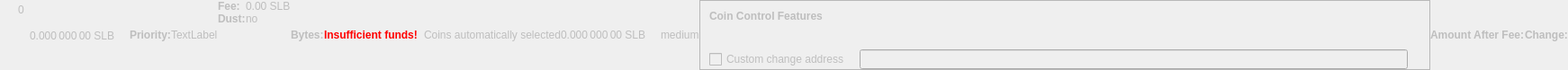
    <widget class="QWidget" name="dummyHideWidget" native="true">
     <property name="enabled">
      <bool>false</bool>
     </property>
     <property name="maximumSize">
      <size>
       <width>100</width>
       <height>22</height>
      </size>
     </property>
     <layout class="QHBoxLayout" name="dummyHideLayout">
      <property name="spacing">
       <number>0</number>
      </property>
      <property name="margin">
       <number>0</number>
      </property>
      <item>
       <layout class="QFormLayout" name="formLayoutCoinControl1">
        <property name="horizontalSpacing">
         <number>10</number>
        </property>
        <property name="verticalSpacing">
         <number>14</number>
        </property>
        <property name="leftMargin">
         <number>10</number>
        </property>
        <property name="topMargin">
         <number>4</number>
        </property>
        <property name="rightMargin">
         <number>6</number>
        </property>
        <item row="0" column="1">
         <widget class="QLabel" name="labelCoinControlBytes">
          <property name="cursor">
           <cursorShape>IBeamCursor</cursorShape>
          </property>
          <property name="contextMenuPolicy">
           <enum>Qt::ActionsContextMenu</enum>
          </property>
          <property name="text">
           <string notr="true">0</string>
          </property>
          <property name="textInteractionFlags">
           <set>Qt::LinksAccessibleByMouse|Qt::TextSelectableByKeyboard|Qt::TextSelectableByMouse</set>
          </property>
         </widget>
        </item>
       </layout>
      </item>
      <item>
       <widget class="QLabel" name="labelCoinControlAfterFee">
        <property name="enabled">
         <bool>false</bool>
        </property>
        <property name="sizePolicy">
         <sizepolicy hsizetype="Fixed" vsizetype="Fixed">
          <horstretch>0</horstretch>
          <verstretch>0</verstretch>
         </sizepolicy>
        </property>
        <property name="minimumSize">
         <size>
          <width>111</width>
          <height>12</height>
         </size>
        </property>
        <property name="maximumSize">
         <size>
          <width>111</width>
          <height>12</height>
         </size>
        </property>
        <property name="cursor">
         <cursorShape>IBeamCursor</cursorShape>
        </property>
        <property name="contextMenuPolicy">
         <enum>Qt::ActionsContextMenu</enum>
        </property>
        <property name="text">
         <string notr="true">0.000 000 00 SLB</string>
        </property>
        <property name="textInteractionFlags">
         <set>Qt::LinksAccessibleByMouse|Qt::TextSelectableByKeyboard|Qt::TextSelectableByMouse</set>
        </property>
       </widget>
      </item>
      <item>
       <widget class="QLabel" name="labelCoinControlPriorityText">
        <property name="enabled">
         <bool>false</bool>
        </property>
        <property name="font">
         <font>
          <weight>75</weight>
          <bold>true</bold>
         </font>
        </property>
        <property name="text">
         <string>Priority:</string>
        </property>
       </widget>
      </item>
      <item>
       <layout class="QHBoxLayout" name="horizontalLayout">
        <item>
         <widget class="QLabel" name="WarningLabel">
          <property name="text">
           <string>TextLabel</string>
          </property>
         </widget>
        </item>
       </layout>
      </item>
      <item>
       <layout class="QFormLayout" name="formLayoutCoinControl3">
        <property name="horizontalSpacing">
         <number>0</number>
        </property>
        <property name="verticalSpacing">
         <number>0</number>
        </property>
        <property name="leftMargin">
         <number>0</number>
        </property>
        <property name="topMargin">
         <number>0</number>
        </property>
        <property name="rightMargin">
         <number>0</number>
        </property>
        <item row="0" column="0">
         <widget class="QLabel" name="labelCoinControlFeeText">
          <property name="enabled">
           <bool>false</bool>
          </property>
          <property name="font">
           <font>
            <weight>75</weight>
            <bold>true</bold>
           </font>
          </property>
          <property name="text">
           <string>Fee:</string>
          </property>
          <property name="margin">
           <number>0</number>
          </property>
         </widget>
        </item>
        <item row="0" column="1">
         <widget class="QLabel" name="labelCoinControlFee">
          <property name="enabled">
           <bool>false</bool>
          </property>
          <property name="cursor">
           <cursorShape>IBeamCursor</cursorShape>
          </property>
          <property name="contextMenuPolicy">
           <enum>Qt::ActionsContextMenu</enum>
          </property>
          <property name="text">
           <string notr="true">0.00 SLB</string>
          </property>
          <property name="textInteractionFlags">
           <set>Qt::LinksAccessibleByMouse|Qt::TextSelectableByKeyboard|Qt::TextSelectableByMouse</set>
          </property>
         </widget>
        </item>
        <item row="1" column="0">
         <widget class="QLabel" name="labelCoinControlLowOutputText">
          <property name="enabled">
           <bool>false</bool>
          </property>
          <property name="font">
           <font>
            <weight>75</weight>
            <bold>true</bold>
           </font>
          </property>
          <property name="text">
           <string>Dust:</string>
          </property>
         </widget>
        </item>
        <item row="1" column="1">
         <widget class="QLabel" name="labelCoinControlLowOutput">
          <property name="enabled">
           <bool>false</bool>
          </property>
          <property name="cursor">
           <cursorShape>IBeamCursor</cursorShape>
          </property>
          <property name="contextMenuPolicy">
           <enum>Qt::ActionsContextMenu</enum>
          </property>
          <property name="text">
           <string>no</string>
          </property>
          <property name="textInteractionFlags">
           <set>Qt::LinksAccessibleByMouse|Qt::TextSelectableByKeyboard|Qt::TextSelectableByMouse</set>
          </property>
         </widget>
        </item>
       </layout>
      </item>
      <item>
       <widget class="QLabel" name="labelCoinControlBytesText">
        <property name="enabled">
         <bool>false</bool>
        </property>
        <property name="font">
         <font>
          <weight>75</weight>
          <bold>true</bold>
         </font>
        </property>
        <property name="text">
         <string>Bytes:</string>
        </property>
       </widget>
      </item>
      <item>
       <layout class="QFormLayout" name="formLayoutCoinControl2">
        <property name="horizontalSpacing">
         <number>0</number>
        </property>
        <property name="verticalSpacing">
         <number>0</number>
        </property>
        <property name="leftMargin">
         <number>0</number>
        </property>
        <property name="topMargin">
         <number>0</number>
        </property>
        <property name="rightMargin">
         <number>0</number>
        </property>
       </layout>
      </item>
      <item>
       <layout class="QHBoxLayout" name="horizontalLayoutCoinControl2">
        <property name="spacing">
         <number>0</number>
        </property>
        <property name="bottomMargin">
         <number>0</number>
        </property>
       </layout>
      </item>
      <item>
       <widget class="QLabel" name="labelCoinControlInsuffFunds">
        <property name="enabled">
         <bool>false</bool>
        </property>
        <property name="minimumSize">
         <size>
          <width>0</width>
          <height>0</height>
         </size>
        </property>
        <property name="font">
         <font>
          <weight>75</weight>
          <bold>true</bold>
         </font>
        </property>
        <property name="styleSheet">
         <string notr="true">color:red;font-weight:bold;</string>
        </property>
        <property name="text">
         <string>Insufficient funds!</string>
        </property>
        <property name="margin">
         <number>5</number>
        </property>
       </widget>
      </item>
      <item>
       <layout class="QFormLayout" name="formLayoutCoinControl4">
        <property name="horizontalSpacing">
         <number>0</number>
        </property>
        <property name="verticalSpacing">
         <number>0</number>
        </property>
        <property name="leftMargin">
         <number>0</number>
        </property>
        <property name="topMargin">
         <number>0</number>
        </property>
        <property name="rightMargin">
         <number>0</number>
        </property>
       </layout>
      </item>
      <item>
       <widget class="QLabel" name="labelCoinControlChangeLabel">
        <property name="enabled">
         <bool>false</bool>
        </property>
        <property name="sizePolicy">
         <sizepolicy hsizetype="Preferred" vsizetype="Expanding">
          <horstretch>0</horstretch>
          <verstretch>0</verstretch>
         </sizepolicy>
        </property>
        <property name="minimumSize">
         <size>
          <width>0</width>
          <height>0</height>
         </size>
        </property>
        <property name="text">
         <string/>
        </property>
        <property name="margin">
         <number>3</number>
        </property>
       </widget>
      </item>
      <item>
       <widget class="QLabel" name="labelCoinControlAutomaticallySelected">
        <property name="enabled">
         <bool>false</bool>
        </property>
        <property name="sizePolicy">
         <sizepolicy hsizetype="Fixed" vsizetype="Fixed">
          <horstretch>0</horstretch>
          <verstretch>0</verstretch>
         </sizepolicy>
        </property>
        <property name="minimumSize">
         <size>
          <width>0</width>
          <height>0</height>
         </size>
        </property>
        <property name="maximumSize">
         <size>
          <width>240</width>
          <height>16777215</height>
         </size>
        </property>
        <property name="text">
         <string>Coins automatically selected</string>
        </property>
        <property name="margin">
         <number>5</number>
        </property>
       </widget>
      </item>
      <item>
       <widget class="QLabel" name="labelCoinControlChange">
        <property name="enabled">
         <bool>false</bool>
        </property>
        <property name="sizePolicy">
         <sizepolicy hsizetype="Fixed" vsizetype="Fixed">
          <horstretch>0</horstretch>
          <verstretch>0</verstretch>
         </sizepolicy>
        </property>
        <property name="minimumSize">
         <size>
          <width>111</width>
          <height>0</height>
         </size>
        </property>
        <property name="maximumSize">
         <size>
          <width>111</width>
          <height>16777215</height>
         </size>
        </property>
        <property name="cursor">
         <cursorShape>IBeamCursor</cursorShape>
        </property>
        <property name="contextMenuPolicy">
         <enum>Qt::ActionsContextMenu</enum>
        </property>
        <property name="text">
         <string notr="true">0.000 000 00 SLB</string>
        </property>
        <property name="textInteractionFlags">
         <set>Qt::LinksAccessibleByMouse|Qt::TextSelectableByKeyboard|Qt::TextSelectableByMouse</set>
        </property>
       </widget>
      </item>
      <item>
       <widget class="QLabel" name="labelCoinControlPriority">
        <property name="enabled">
         <bool>false</bool>
        </property>
        <property name="cursor">
         <cursorShape>IBeamCursor</cursorShape>
        </property>
        <property name="contextMenuPolicy">
         <enum>Qt::ActionsContextMenu</enum>
        </property>
        <property name="text">
         <string>medium</string>
        </property>
        <property name="textInteractionFlags">
         <set>Qt::LinksAccessibleByMouse|Qt::TextSelectableByKeyboard|Qt::TextSelectableByMouse</set>
        </property>
       </widget>
      </item>
      <item>
       <widget class="QFrame" name="frameCoinControl">
        <property name="sizePolicy">
         <sizepolicy hsizetype="Expanding" vsizetype="Expanding">
          <horstretch>0</horstretch>
          <verstretch>0</verstretch>
         </sizepolicy>
        </property>
        <property name="maximumSize">
         <size>
          <width>16777215</width>
          <height>16777215</height>
         </size>
        </property>
        <property name="frameShape">
         <enum>QFrame::StyledPanel</enum>
        </property>
        <property name="frameShadow">
         <enum>QFrame::Sunken</enum>
        </property>
        <layout class="QVBoxLayout" name="verticalLayoutCoinControl2_2">
         <property name="spacing">
          <number>0</number>
         </property>
         <property name="margin">
          <number>0</number>
         </property>
         <item>
          <layout class="QVBoxLayout" name="verticalLayoutCoinControl" stretch="0,0,0,1">
           <property name="spacing">
            <number>0</number>
           </property>
           <property name="leftMargin">
            <number>10</number>
           </property>
           <property name="topMargin">
            <number>10</number>
           </property>
           <item>
            <layout class="QHBoxLayout" name="horizontalLayoutCoinControl1">
             <property name="bottomMargin">
              <number>15</number>
             </property>
             <item>
              <widget class="QLabel" name="labelCoinControlFeatures">
               <property name="enabled">
                <bool>false</bool>
               </property>
               <property name="sizePolicy">
                <sizepolicy hsizetype="Preferred" vsizetype="Maximum">
                 <horstretch>0</horstretch>
                 <verstretch>0</verstretch>
                </sizepolicy>
               </property>
               <property name="font">
                <font>
                 <weight>75</weight>
                 <bold>true</bold>
                </font>
               </property>
               <property name="styleSheet">
                <string notr="true">font-weight:bold;</string>
               </property>
               <property name="text">
                <string>Coin Control Features</string>
               </property>
              </widget>
             </item>
            </layout>
           </item>
           <item>
            <widget class="QWidget" name="widgetCoinControl" native="true">
             <property name="sizePolicy">
              <sizepolicy hsizetype="Preferred" vsizetype="Preferred">
               <horstretch>0</horstretch>
               <verstretch>0</verstretch>
              </sizepolicy>
             </property>
             <property name="minimumSize">
              <size>
               <width>0</width>
               <height>0</height>
              </size>
             </property>
             <property name="styleSheet">
              <string notr="true"/>
             </property>
             <layout class="QHBoxLayout" name="horizontalLayoutCoinControl5_2">
              <property name="margin">
               <number>0</number>
              </property>
              <item>
               <layout class="QHBoxLayout" name="horizontalLayoutCoinControl3">
                <property name="spacing">
                 <number>20</number>
                </property>
                <property name="topMargin">
                 <number>0</number>
                </property>
                <property name="bottomMargin">
                 <number>10</number>
                </property>
               </layout>
              </item>
             </layout>
            </widget>
           </item>
           <item>
            <layout class="QHBoxLayout" name="horizontalLayoutCoinControl4" stretch="0,0,0">
             <property name="spacing">
              <number>12</number>
             </property>
             <property name="sizeConstraint">
              <enum>QLayout::SetDefaultConstraint</enum>
             </property>
             <property name="topMargin">
              <number>5</number>
             </property>
             <property name="rightMargin">
              <number>5</number>
             </property>
             <item>
              <widget class="QCheckBox" name="checkBoxCoinControlChange">
               <property name="enabled">
                <bool>false</bool>
               </property>
               <property name="toolTip">
                <string>If this is activated, but the change address is empty or invalid, change will be sent to a newly generated address.</string>
               </property>
               <property name="text">
                <string>Custom change address</string>
               </property>
              </widget>
             </item>
             <item>
              <widget class="QValidatedLineEdit" name="lineEditCoinControlChange">
               <property name="enabled">
                <bool>false</bool>
               </property>
               <property name="sizePolicy">
                <sizepolicy hsizetype="Expanding" vsizetype="Fixed">
                 <horstretch>0</horstretch>
                 <verstretch>0</verstretch>
                </sizepolicy>
               </property>
              </widget>
             </item>
             <item>
              <widget class="QLabel" name="labelCoinControlChangeLabel_2">
               <property name="sizePolicy">
                <sizepolicy hsizetype="Preferred" vsizetype="Expanding">
                 <horstretch>0</horstretch>
                 <verstretch>0</verstretch>
                </sizepolicy>
               </property>
               <property name="minimumSize">
                <size>
                 <width>0</width>
                 <height>0</height>
                </size>
               </property>
               <property name="text">
                <string/>
               </property>
               <property name="margin">
                <number>3</number>
               </property>
              </widget>
             </item>
            </layout>
           </item>
           <item>
            <spacer name="verticalSpacerCoinControl">
             <property name="orientation">
              <enum>Qt::Vertical</enum>
             </property>
             <property name="sizeHint" stdset="0">
              <size>
               <width>800</width>
               <height>1</height>
              </size>
             </property>
            </spacer>
           </item>
          </layout>
         </item>
        </layout>
       </widget>
      </item>
      <item>
       <widget class="QLabel" name="labelCoinControlAfterFeeText">
        <property name="enabled">
         <bool>false</bool>
        </property>
        <property name="minimumSize">
         <size>
          <width>0</width>
          <height>0</height>
         </size>
        </property>
        <property name="maximumSize">
         <size>
          <width>16777215</width>
          <height>16777215</height>
         </size>
        </property>
        <property name="font">
         <font>
          <weight>75</weight>
          <bold>true</bold>
         </font>
        </property>
        <property name="text">
         <string>Amount After Fee:</string>
        </property>
        <property name="alignment">
         <set>Qt::AlignLeading|Qt::AlignLeft|Qt::AlignVCenter</set>
        </property>
        <property name="margin">
         <number>0</number>
        </property>
       </widget>
      </item>
      <item>
       <widget class="QLabel" name="labelCoinControlChangeText">
        <property name="enabled">
         <bool>false</bool>
        </property>
        <property name="sizePolicy">
         <sizepolicy hsizetype="Preferred" vsizetype="Preferred">
          <horstretch>0</horstretch>
          <verstretch>0</verstretch>
         </sizepolicy>
        </property>
        <property name="minimumSize">
         <size>
          <width>0</width>
          <height>0</height>
         </size>
        </property>
        <property name="maximumSize">
         <size>
          <width>16777215</width>
          <height>16777215</height>
         </size>
        </property>
        <property name="font">
         <font>
          <weight>75</weight>
          <bold>true</bold>
         </font>
        </property>
        <property name="text">
         <string>Change:</string>
        </property>
        <property name="alignment">
         <set>Qt::AlignLeading|Qt::AlignLeft|Qt::AlignVCenter</set>
        </property>
       </widget>
      </item>
     </layout>
    </widget>
